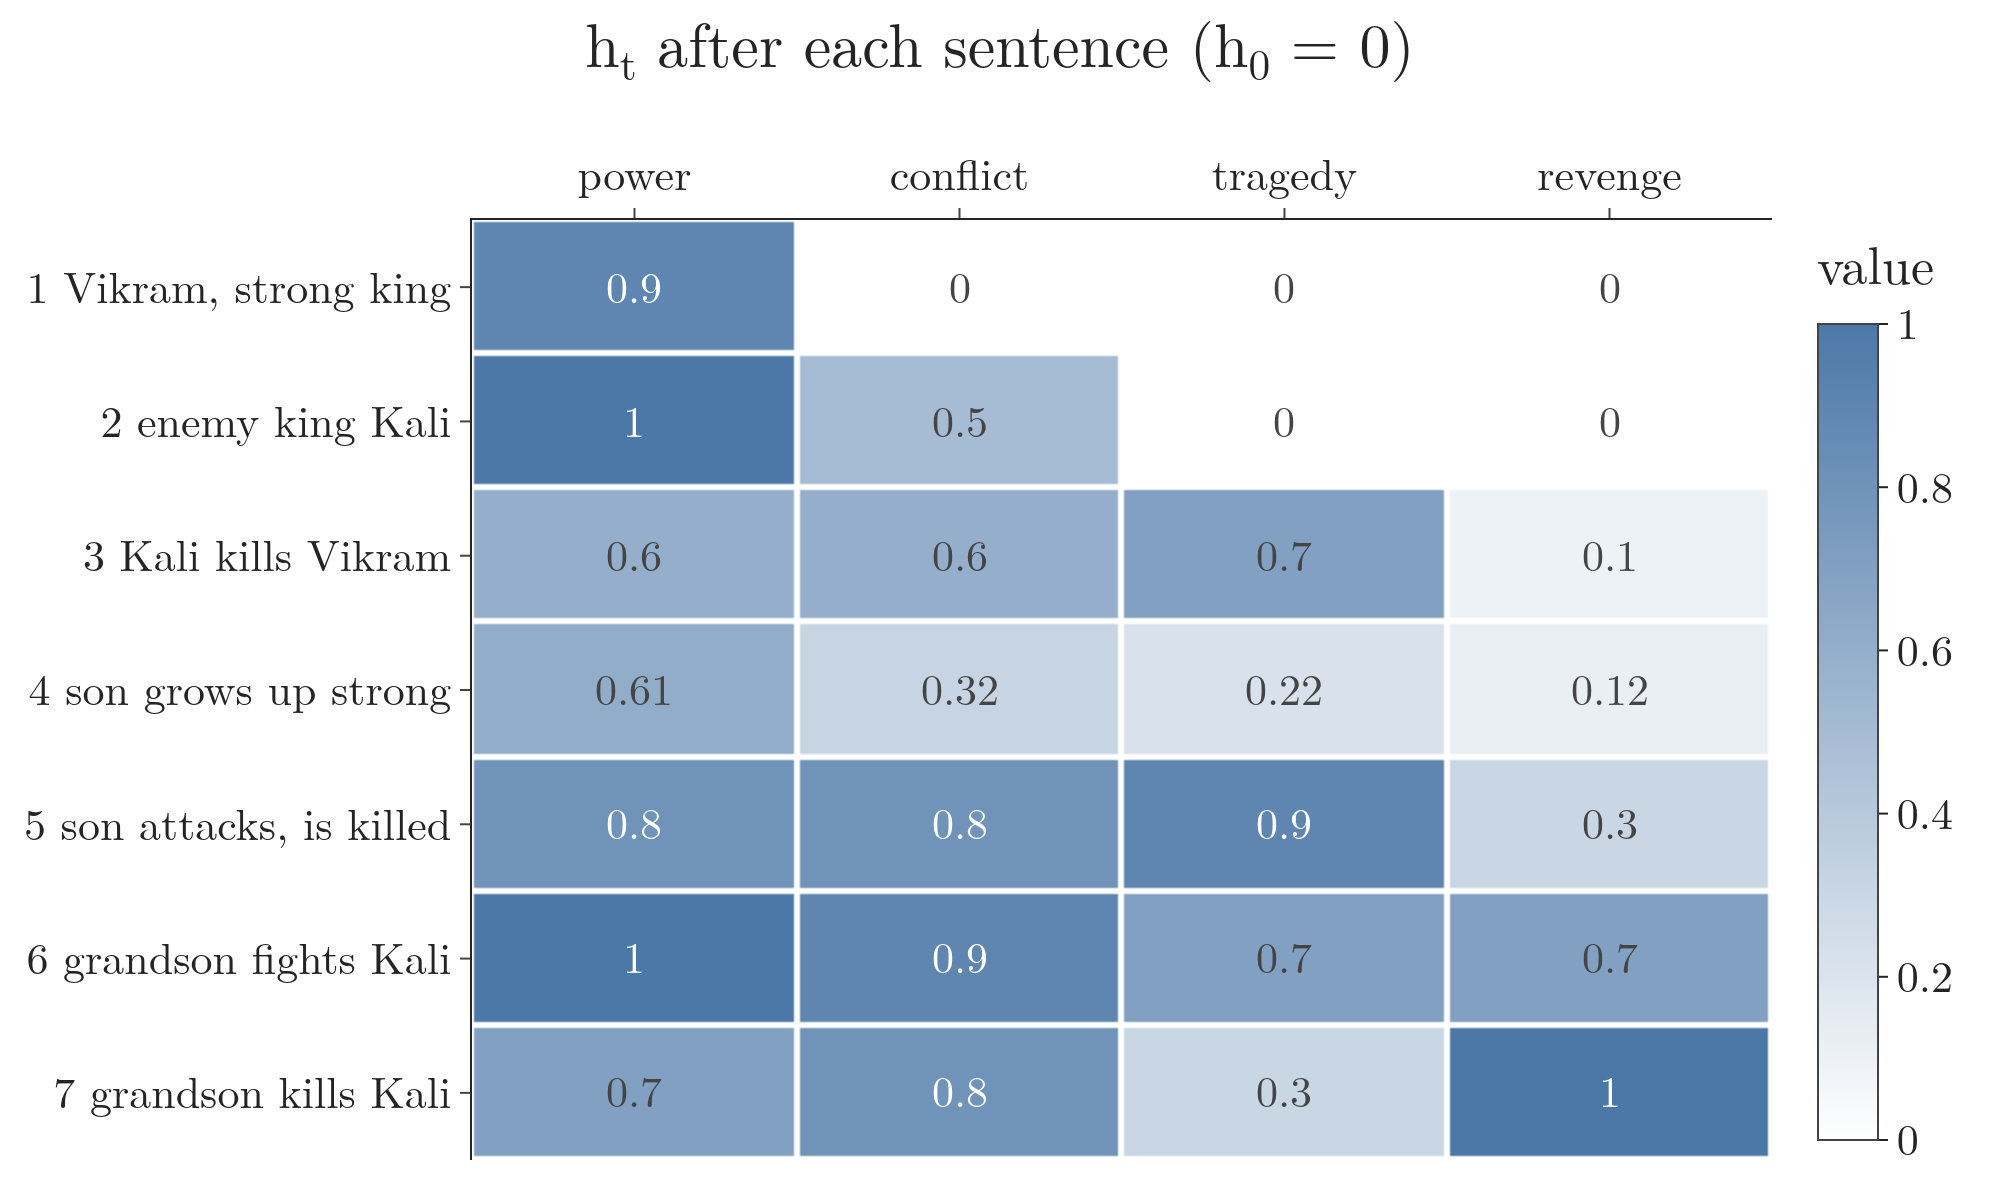

Recreate this plot in Python.
"""Section 6: the hidden state of the King Vikram story as a heat map, one row per sentence, one column per aspect.
Values are the Note's teaching table; row 4 is the one computed in section 8.4.
Run: python story_memory.py  -> story_memory.png (Plotly heat map: a table of numbers read as colour)"""
from pathlib import Path

import numpy as np
import plotly.graph_objects as go

HERE = Path(__file__).parent
ASPECTS = ["power", "conflict", "tragedy", "revenge"]
SENT = ["1 Vikram, strong king", "2 enemy king Kali", "3 Kali kills Vikram", "4 son grows up strong",
        "5 son attacks, is killed", "6 grandson fights Kali", "7 grandson kills Kali"]
H = np.array([[0.9, 0.0, 0.0, 0.0], [1.0, 0.5, 0.0, 0.0], [0.6, 0.6, 0.7, 0.1], [0.61, 0.32, 0.22, 0.12],
              [0.8, 0.8, 0.9, 0.3], [1.0, 0.9, 0.7, 0.7], [0.7, 0.8, 0.3, 1.0]])
h3, h4 = H[2], H[3]
z, cand = np.array([0.1, 0.7, 0.8, 0.2]), np.array([0.7, 0.2, 0.1, 0.2])
assert np.allclose(np.round((1 - z) * h3 + z * cand, 2), h4)                 # row 4 = section 8.4

fig = go.Figure(go.Heatmap(z=H, x=ASPECTS, y=SENT, colorscale=[[0, "#FFFFFF"], [1, "#4C78A8"]], zmin=0, zmax=1,
                           text=[[f"{v:g}" for v in row] for row in H], texttemplate="%{text}",
                           textfont=dict(size=22), xgap=3, ygap=3, colorbar=dict(title="value")))
fig.update_yaxes(autorange="reversed")
fig.update_xaxes(side="top")
fig.update_layout(template="simple_white", width=1000, height=600, font=dict(family="Latin Modern Roman", size=22),
                  title=dict(text="h<sub>t</sub> after each sentence (h<sub>0</sub> = 0)", x=0.5, y=0.98),
                  margin=dict(l=20, r=20, t=110, b=20))

if __name__ == "__main__":
    fig.write_image(HERE / "story_memory.png", scale=2)
